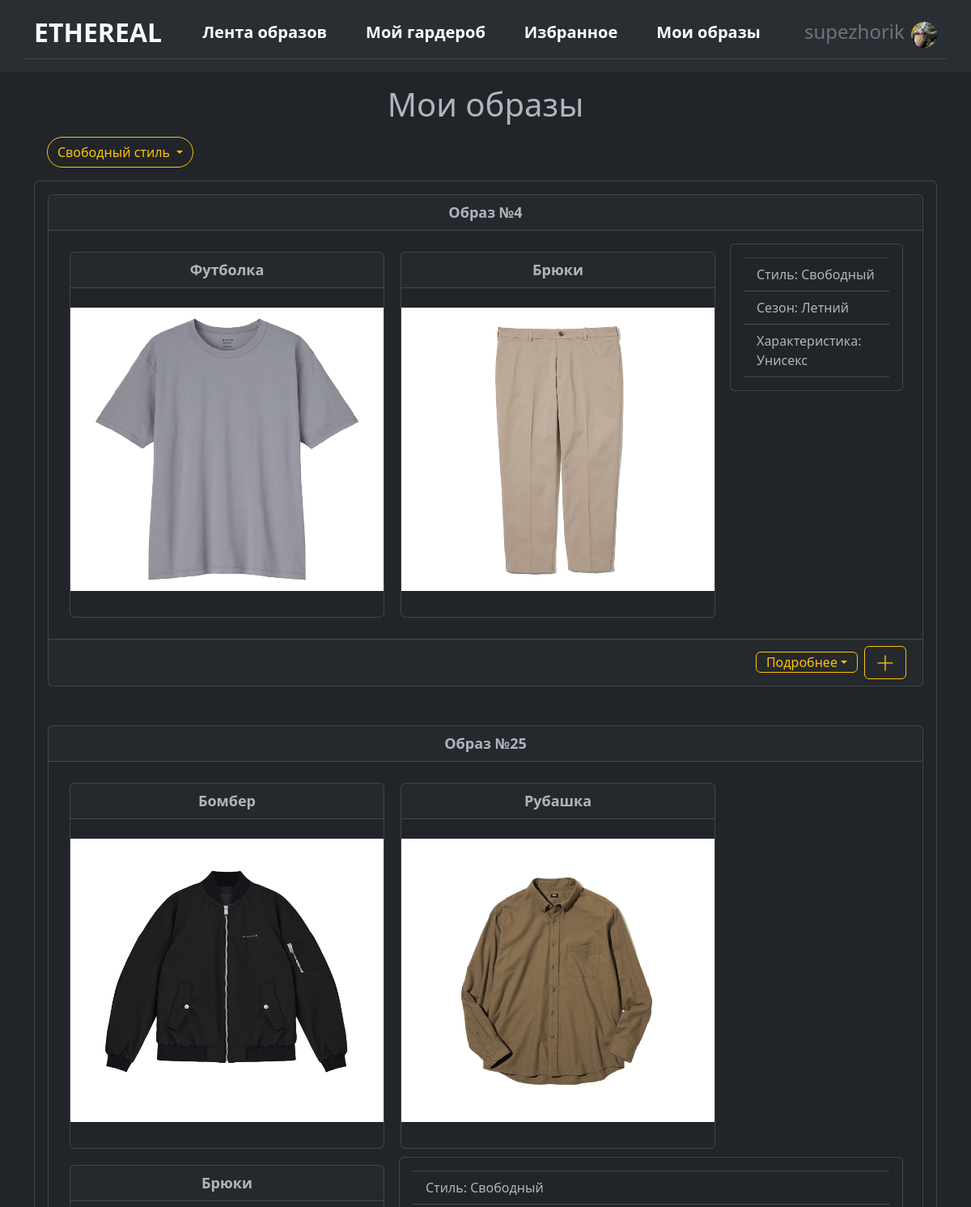
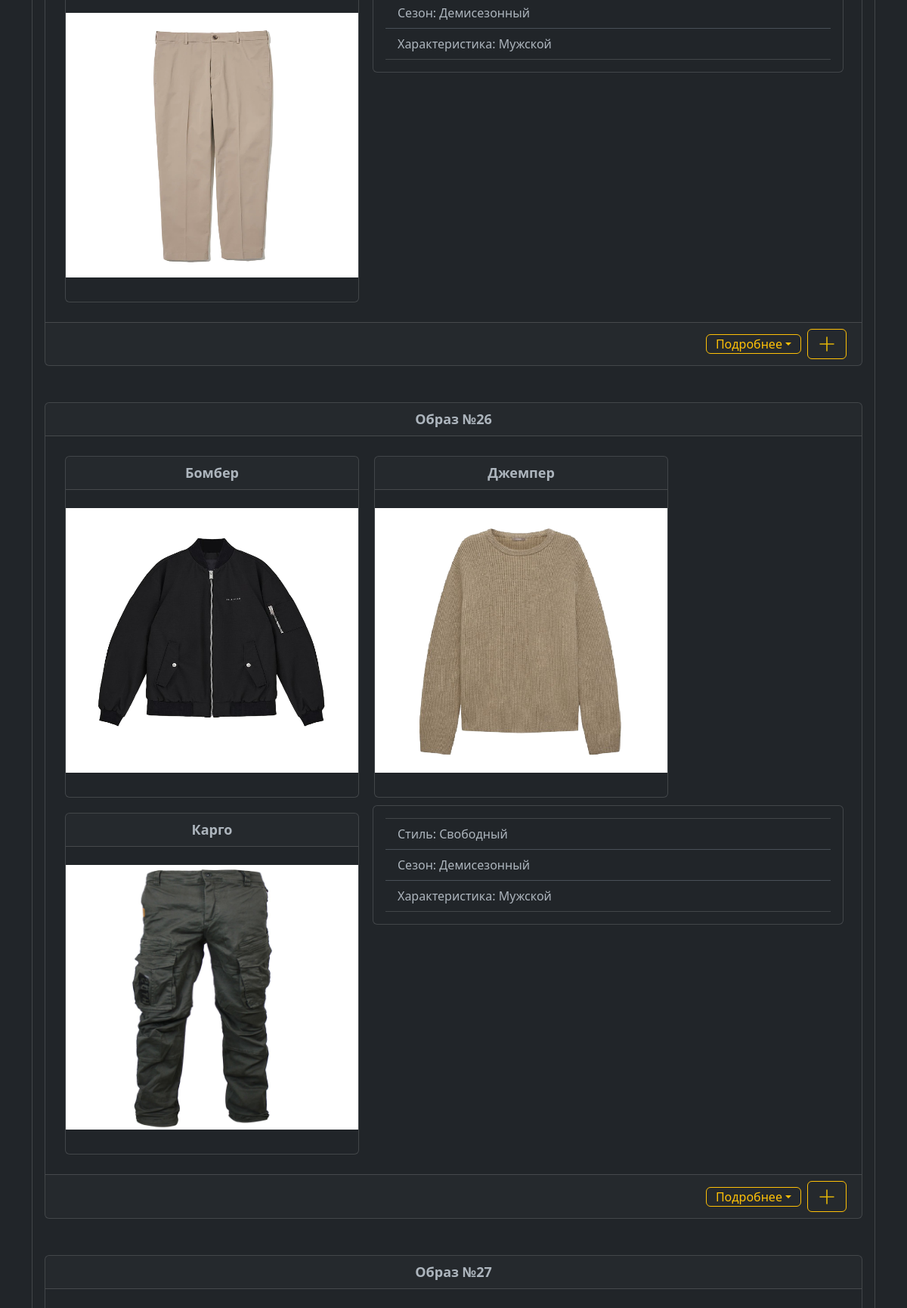
/looks (signed in, upper part), run on the app's committed database (2 pictures, top to bottom).
### data/users.py (models this page shows, shortened)
class Users(SqlAlchemyBase, UserMixin):
    __tablename__ = 'users'
    id = sqlalchemy.Column(sqlalchemy.Integer, primary_key=True, autoincrement=True)
    sex = sqlalchemy.Column(sqlalchemy.Integer, sqlalchemy.ForeignKey("sex.id"))
    nickname = sqlalchemy.Column(sqlalchemy.String)
    email = sqlalchemy.Column(sqlalchemy.String, index=True, unique=True)
    hashed_password = sqlalchemy.Column(sqlalchemy.String)
    image = sqlalchemy.Column(sqlalchemy.String, nullable=True)
    sex_ = orm.relationship("Sex", backref="users")
    favourite_looks = orm.relationship("Looks",
                                       secondary="user_to_favourite_looks",
                                       backref="user_looks")
    favourite_custom_looks = orm.relationship("CustomLooks",
                                              secondary="user_to_favourite_custom_looks",
                                              backref="user_custom")
    clothes = orm.relationship("Clothes",
                               secondary="user_to_clothes",
                               backref="user")

### data/looks.py (models this page shows)
class Looks(SqlAlchemyBase):
    __tablename__ = 'looks'
    id = sqlalchemy.Column(sqlalchemy.Integer, primary_key=True, autoincrement=True)
    style = sqlalchemy.Column(sqlalchemy.Integer, sqlalchemy.ForeignKey("style.id"))
    season = sqlalchemy.Column(sqlalchemy.Integer, sqlalchemy.ForeignKey("season.id"))
    sex = sqlalchemy.Column(sqlalchemy.Integer, sqlalchemy.ForeignKey("sex.id"))
    description = sqlalchemy.Column(sqlalchemy.String, nullable=True)
    styles = orm.relationship("Style", backref='looks')
    seasons = orm.relationship("Season", backref='looks')
    sex_ = orm.relationship("Sex", backref='looks')
    clothes = orm.relationship("Clothes",
                               secondary="look_to_clothes",
                               backref="look")

### data/clothes.py (models this page shows)
class Clothes(SqlAlchemyBase):
    __tablename__ = 'clothes'
    id = sqlalchemy.Column(sqlalchemy.Integer, primary_key=True, autoincrement=True)
    name = sqlalchemy.Column(sqlalchemy.String)
    type = sqlalchemy.Column(sqlalchemy.Integer, sqlalchemy.ForeignKey("type.id"))
    season = sqlalchemy.Column(sqlalchemy.Integer, sqlalchemy.ForeignKey("season.id"))
    image = sqlalchemy.Column(sqlalchemy.String, nullable=True)
    types = orm.relationship("Type", backref='clothes')
    seasons = orm.relationship("Season", backref='clothes')

### data/style.py (models this page shows)
class Style(SqlAlchemyBase):
    __tablename__ = 'style'
    id = sqlalchemy.Column(sqlalchemy.Integer, primary_key=True, autoincrement=True)
    style = sqlalchemy.Column(sqlalchemy.String)

### data/season.py (models this page shows)
class Season(SqlAlchemyBase):
    __tablename__ = 'season'
    id = sqlalchemy.Column(sqlalchemy.Integer, primary_key=True, autoincrement=True)
    season = sqlalchemy.Column(sqlalchemy.String)
    look_season = sqlalchemy.Column(sqlalchemy.String)

### data/sex.py (models this page shows)
class Sex(SqlAlchemyBase):
    __tablename__ = 'sex'
    id = sqlalchemy.Column(sqlalchemy.Integer, primary_key=True, autoincrement=True)
    sex = sqlalchemy.Column(sqlalchemy.String)

### main.py (the view)
@app.route('/looks')
@login_required
def looks():
    param = {'casual': [], 'business': [], 'sportswear': []}
    all_looks = []
    session = db_session.create_session()
    clothes = session.get(Users, current_user.id).clothes
    for look in session.query(Looks).filter((Looks.sex == current_user.sex) | (Looks.sex == 3)):
        item_list = []
        for item in look.clothes:
            if item not in clothes:
                break
            item_list.append(item)
        if len(item_list) >= 2:
            all_looks.append(look)
    for item in all_looks:
        if item.style == 1:
            param['business'].append(item)
        elif item.style == 2:
            param['casual'].append(item)
        elif item.style == 3:
            param['sportswear'].append(item)
    param['title'] = 'Мои образы'
    param['path'] = url_for('static', filename='img/clothes_def')
    return render_template("looks.html", **param)

### data/db_session.py (called while the page is built)
def create_session() -> Session:
    global __factory
    return __factory()

### main.py (called while the page is built)
@login_manager.user_loader
def load_user(user_id):
    session = db_session.create_session()
    return session.get(Users, user_id)

### templates/looks.html (shortened to what this page needs)
{% extends "base.html" %}
{% block content %}
<p>
<h1 class="text-center">Мои образы</h1>
</p>
<div class="casual">
  <a class="btn btn-outline-warning rounded-pill dropdown-toggle mx-3" type="button" data-bs-toggle="collapse" data-bs-target="#casual" aria-expanded="false" aria-controls="casual">
    Свободный стиль
  </a>
  <div class="collapse show multi-collapse" id="casual">
    <div class="card card-body">
      <div class="card-container" style="display: flex; flex-wrap: wrap;">
      {% for item in casual%}
          <div class="card mb-5 w-100">
            <div class="card-header text-center" style="font-weight: bold; font-size: 18px; width: 100%;">Образ №{{item.id}}</div>
            <div class="card-body">
            <div class="card-container" style="display: flex; flex-wrap: wrap;">
            {% for clothes in item.clothes%}
                <div class="card" style="width: 389px; margin: 10px; overflow: hidden;">
                  <div class="card-header text-center" style="font-weight: bold; font-size: 18px;">{{clothes.name}}</div>
                  <img src="{{path}}/{{clothes.image}}" style="height: 350px; width: 400px; max-width: 100%;" class="mx-auto mt-4">
                  <div class="card-body">
                  </div>
                </div>
            {% endfor %}
              <div class="col">
                <div class="card card-body mx-2">
                  <ul class="list-group list-group-flush">
                      <li class="list-group-item">Стиль: {{item.styles.style}}</li>
                      <li class="list-group-item">Сезон: {{item.seasons.look_season}}</li>
                      <li class="list-group-item">Характеристика: {{item.sex_.sex}}</li>
                  </ul>
                </div>
              </div>
            </div>
            </div>
            <div class="card-footer d-flex align-items-center justify-content-end">
                <button class="btn btn-outline-warning dropdown-toggle py-0 me-2" data-bs-toggle="collapse" data-bs-target="#item_{{item.id}}" aria-expanded="false" aria-controls="item_{{item.id}}">Подробнее</button>
                <a class="btn btn-outline-warning me-1" href="/add_favourite/{{ item.id }}" role="button">
                    <svg xmlns="http://www.w3.org/2000/svg" width="26" height="26" fill="#e1b409" class="bi bi-plus-lg" viewBox="0 0 16 16">
                      <path fill-rule="evenodd" d="M8 2a.5.5 0 0 1 .5.5v5h5a.5.5 0 0 1 0 1h-5v5a.5.5 0 0 1-1 0v-5h-5a.5.5 0 0 1 0-1h5v-5A.5.5 0 0 1 8 2Z"></path>
                    </svg>
                </a>
            </div>
            </div>
      {% endfor %}
      </div>
    </div>
  </div>
</div>
<br>
<br>
{% endblock %}

### templates/base.html (shortened to what this page needs)
<!doctype html>
<html lang="en" data-bs-theme="dark">
<head>
    <link href="https://cdn.jsdelivr.net/npm/bootstrap@5.3.0-alpha1/dist/css/bootstrap.min.css"
          rel="stylesheet">
    <link rel="stylesheet" href="/static/css/style.css">
</head>
<body>
<header class="p-3 " style="background-color: #292e33;">
    <div class="container border-bottom border-secondary-subtle">
      <div class="d-flex flex-wrap align-items-center justify-content-center mb-2">
        <a href="/" class="d-flex align-items-center mb-3 mb-md-0 me-md-auto link-light text-decoration-none">
        <span class="fs-2 fw-bold text-uppercase">Ethereal</span>
        </a>
        {% if current_user.is_authenticated %}
            <ul class="nav col-12 col-lg-auto me-lg-auto mb-2 justify-content-center mb-md-0 fs-5 fw-semibold">
              <li><a href="/looks_feed" class="nav-link px-4 text-white">Лента образов</a></li>
              <li><a href="/wardrobe" class="nav-link px-4 text-white">Мой гардероб</a></li>
              <li><a href="/favourite" class="nav-link px-4 text-white">Избранное</a></li>
              <li><a href="/looks" class="nav-link px-4 text-white">Мои образы</a></li>
            </ul>
        {% endif %}
            <div class="text-end">
              {% if current_user.is_authenticated %}
                    <div class="dropdown text-end">
                        <a href="#" class="d-block link-secondary text-decoration-none" data-bs-toggle="dropdown" aria-expanded="false">
                            <span class="fs-4 mx-1">{{ current_user.nickname }}</span>
                            <img src="/static/img/avatars/image{{ current_user.id }}.png" alt="mdo" width="32" height="32" class="rounded-circle">
                        </a>
                    </div>
              {% else %}
                    <a type="button" class="btn btn-outline-light me-2" href="/login">Войти</a>
                    <a type="button" class="btn btn-outline-warning" href="/register">Зарегистрироваться</a>
              {% endif %}
            </div>
        </div>
        </div>
</header>
<main role="main" class="container">
    {% block content %}{% endblock %}
</main>

### data on the page
Users: nickname "supezhorik"
Looks: id "4", styles.style "Свободный", seasons.look_season "Летний", sex_.sex "Унисекс"
Clothes: name "Футболка", image (picture)
Clothes: name "Брюки", image (picture)
Looks: id "25", styles.style "Свободный", seasons.look_season "Демисезонный", sex_.sex "Мужской"
Clothes: name "Бомбер", image (picture)
Clothes: name "Рубашка", image (picture)
Looks: id "26", styles.style "Свободный", seasons.look_season "Демисезонный", sex_.sex "Мужской"
Clothes: name "Джемпер", image (picture)
Clothes: name "Карго", image (picture)
Looks: id "27"
